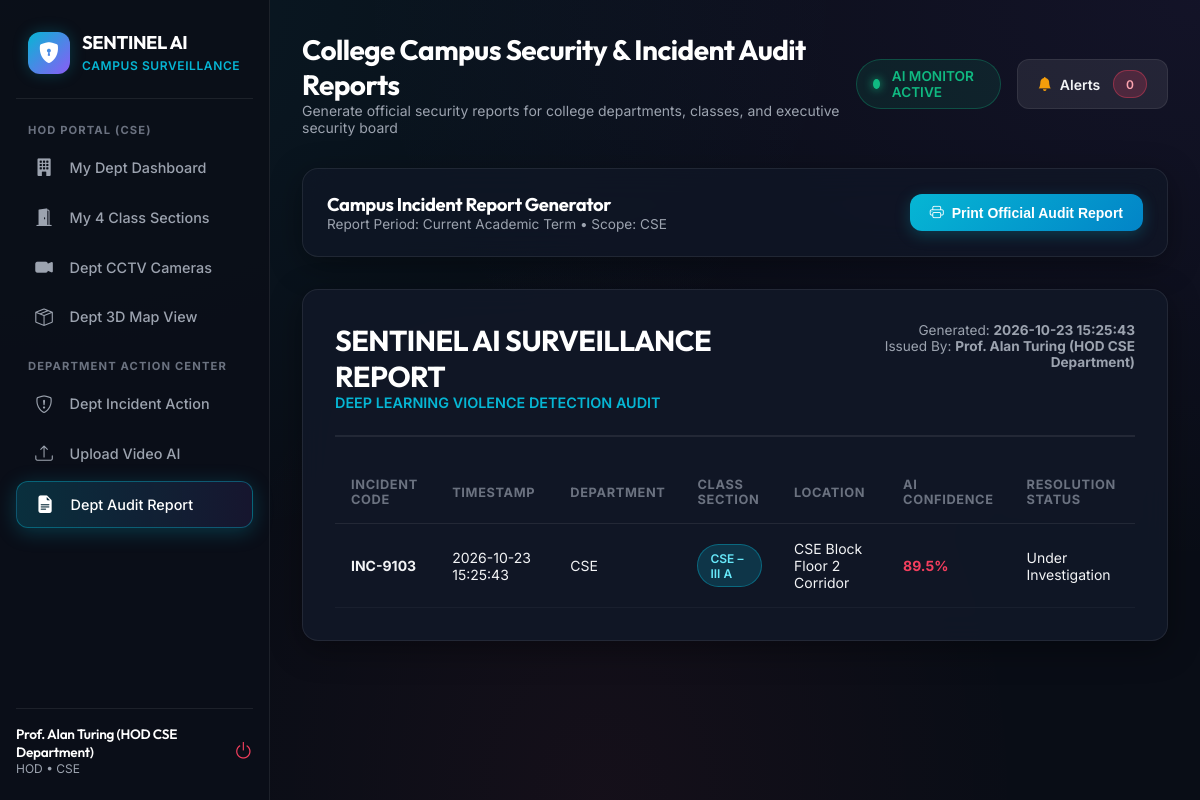
The app's page /reports (signed in) with its own data.
### tables this page shows
CREATE TABLE incidents (
        id INTEGER PRIMARY KEY AUTOINCREMENT,
        incident_code TEXT UNIQUE NOT NULL,
        timestamp TEXT NOT NULL,
        camera_id TEXT NOT NULL,
        department TEXT NOT NULL,
        class_section TEXT NOT NULL,
        location TEXT NOT NULL,
        confidence_score REAL NOT NULL,
        evidence_image TEXT NOT NULL,
        status TEXT NOT NULL DEFAULT 'Alert Active',
        acknowledged_by TEXT,
        notes TEXT
    );

### app.py (the view)
    def wrapper(*args, **kwargs):
        if 'user_id' not in session:
            return redirect(url_for('login'))
        return f(*args, **kwargs)

### app.py (called while the page is built)
def hod_required(f):
    def wrapper(*args, **kwargs):
        if 'user_id' not in session:
            return redirect(url_for('login'))
        return f(*args, **kwargs)
    wrapper.__name__ = f.__name__
    return wrapper

@app.route('/reports')
@hod_required
def reports():
    conn = get_db_connection()
    role = session.get('role')
    user_dept = session.get('department')
    if role == 'admin':
        incidents = conn.execute("SELECT * FROM incidents ORDER BY timestamp DESC").fetchall()
    else:
        incidents = conn.execute("SELECT * FROM incidents WHERE department = ? ORDER BY timestamp DESC", (user_dept,)).fetchall()
    conn.close()
    return render_template('reports.html', incidents=incidents)

### database.py (called while the page is built)
def get_db_connection():
    conn = sqlite3.connect(DB_PATH, timeout=30.0)
    conn.row_factory = sqlite3.Row
    return conn

### templates/reports.html (shortened to what this page needs)
{% extends 'base.html' %}
{% block page_title %}College Campus Security & Incident Audit Reports{% endblock %}
{% block page_subtitle %}Generate official security reports for college departments, classes, and executive security board{% endblock %}
{% block content %}
<div class="glass-panel" style="padding: 1.5rem; margin-bottom: 2rem; display: flex; justify-content: space-between; align-items: center; flex-wrap: wrap; gap: 1rem;">
    <div>
        <h3 style="font-size: 1.15rem; color: #fff;">Campus Incident Report Generator</h3>
        <p style="font-size: 0.85rem; color: var(--text-muted);">Report Period: Current Academic Term &bull; Scope: {{ session.get('department', 'College-Wide') }}</p>
    </div>
    <div>
        <button onclick="window.print()" class="btn btn-primary">
            <i class="bi bi-printer"></i> Print Official Audit Report
        </button>
    </div>
</div>
<div class="glass-panel" style="padding: 2rem; background: rgba(17, 24, 39, 0.9);">
    <div style="border-bottom: 2px solid var(--glass-border); padding-bottom: 1.5rem; margin-bottom: 1.5rem; display: flex; justify-content: space-between; align-items: flex-start;">
        <div>
            <h1 style="font-size: 1.8rem; color: #fff;">SENTINEL AI SURVEILLANCE REPORT</h1>
            <p style="color: var(--color-primary); font-weight: 600; font-size: 0.9rem;">DEEP LEARNING VIOLENCE DETECTION AUDIT</p>
        </div>
        <div style="text-align: right; font-size: 0.85rem; color: var(--text-muted);">
            <p>Generated: <strong>{{ incidents[0].timestamp if incidents else '2026-10-06' }}</strong></p>
            <p>Issued By: <strong>{{ session.get('full_name') }}</strong></p>
        </div>
    </div>
    <div class="table-responsive">
        <table class="custom-table">
            <thead>
                <tr>
                    <th>Incident Code</th>
                    <th>Timestamp</th>
                    <th>Department</th>
                    <th>Class Section</th>
                    <th>Location</th>
                    <th>AI Confidence</th>
                    <th>Resolution Status</th>
                </tr>
            </thead>
            <tbody>
                {% for inc in incidents %}
                <tr>
                    <td><strong>{{ inc.incident_code }}</strong></td>
                    <td>{{ inc.timestamp }}</td>
                    <td>{{ inc.department }}</td>
                    <td><span class="badge badge-info">{{ inc.class_section }}</span></td>
                    <td>{{ inc.location }}</td>
                    <td><strong style="color: var(--color-danger);">{{ inc.confidence_score }}%</strong></td>
                    <td>{{ inc.status }}</td>
                </tr>
                {% else %}
                <tr>
                    <td colspan="7" style="text-align: center; color: var(--text-muted); padding: 2rem;">No incidents recorded in audit log.</td>
                </tr>
                {% endfor %}
            </tbody>
        </table>
    </div>
</div>
{% endblock %}

### templates/base.html (shortened to what this page needs)
<!DOCTYPE html>
<html lang="en">
<head>
    <link rel="stylesheet" href="https://cdn.jsdelivr.net/npm/bootstrap-icons@1.11.1/font/bootstrap-icons.css">
    <link rel="stylesheet" href="{{ url_for('static', filename='css/style.css') }}">
</head>
<body>
    <div class="app-container">
        <aside class="sidebar">
            <div class="sidebar-brand">
                <div class="brand-icon">
                    <i class="bi bi-shield-lock-fill"></i>
                </div>
                <div class="brand-text">
                    <h3>SENTINEL AI</h3>
                    <span>CAMPUS SURVEILLANCE</span>
                </div>
            </div>
            <div class="nav-section">
                {% if session.get('role') == 'admin' %}
                <div class="nav-label">Main Admin Portal</div>
                <a href="{{ url_for('admin_dashboard') }}" class="nav-link {% if request.endpoint == 'admin_dashboard' %}active{% endif %}">
                    <i class="bi bi-speedometer2"></i> <span>Main Admin Hub</span>
                </a>
                <a href="{{ url_for('camera_management') }}" class="nav-link {% if request.endpoint == 'camera_management' %}active{% endif %}">
                    <i class="bi bi-gear-fill"></i> <span>Camera Manager</span>
                </a>
                <a href="{{ url_for('live_monitoring') }}" class="nav-link {% if request.endpoint == 'live_monitoring' %}active{% endif %}">
                    <i class="bi bi-camera-video-fill"></i> <span>College CCTV Grid</span>
                </a>
                <a href="{{ url_for('campus_3d_view') }}" class="nav-link {% if request.endpoint == 'campus_3d_view' %}active{% endif %}">
                    <i class="bi bi-box-seam"></i> <span>3D Campus Map</span>
                </a>
                <a href="{{ url_for('hod_dashboard') }}" class="nav-link {% if request.endpoint == 'hod_dashboard' %}active{% endif %}">
                    <i class="bi bi-building-fill"></i> <span>HOD Dept Inspector</span>
                </a>
                <div class="nav-label" style="margin-top: 1.25rem;">AI Diagnostics & Audits</div>
                <a href="{{ url_for('video_analysis') }}" class="nav-link {% if request.endpoint == 'video_analysis' %}active{% endif %}">
                    <i class="bi bi-cpu-fill"></i> <span>Video AI Analysis</span>
                </a>
                <a href="{{ url_for('incident_history') }}" class="nav-link {% if request.endpoint == 'incident_history' %}active{% endif %}">
                    <i class="bi bi-exclamation-triangle-fill"></i> <span>College Incident Logs</span>
                </a>
                <a href="{{ url_for('model_performance') }}" class="nav-link {% if request.endpoint == 'model_performance' %}active{% endif %}">
                    <i class="bi bi-graph-up-arrow"></i> <span>CNN-LSTM Metrics</span>
                </a>
                <a href="{{ url_for('reports') }}" class="nav-link {% if request.endpoint == 'reports' %}active{% endif %}">
                    <i class="bi bi-file-earmark-bar-graph-fill"></i> <span>Security Audit Reports</span>
                </a>
                {% else %}
                <div class="nav-label">HOD Portal ({{ session.get('department') }})</div>
                <a href="{{ url_for('hod_dashboard') }}" class="nav-link {% if request.endpoint == 'hod_dashboard' %}active{% endif %}">
                    <i class="bi bi-building-fill"></i> <span>My Dept Dashboard</span>
                </a>
                <a href="{{ url_for('hod_dashboard') }}#assignedSections" class="nav-link">
                    <i class="bi bi-door-open-fill"></i> <span>My 4 Class Sections</span>
                </a>
                <a href="{{ url_for('live_monitoring') }}" class="nav-link {% if request.endpoint == 'live_monitoring' %}active{% endif %}">
                    <i class="bi bi-camera-video-fill"></i> <span>Dept CCTV Cameras</span>
                </a>
                <a href="{{ url_for('campus_3d_view') }}" class="nav-link {% if request.endpoint == 'campus_3d_view' %}active{% endif %}">
                    <i class="bi bi-box-seam"></i> <span>Dept 3D Map View</span>
                </a>
                <div class="nav-label" style="margin-top: 1.25rem;">Department Action Center</div>
                <a href="{{ url_for('incident_history') }}" class="nav-link {% if request.endpoint == 'incident_history' %}active{% endif %}">
                    <i class="bi bi-shield-exclamation"></i> <span>Dept Incident Action</span>
                </a>
                <a href="{{ url_for('video_analysis') }}" class="nav-link {% if request.endpoint == 'video_analysis' %}active{% endif %}">
                    <i class="bi bi-upload"></i> <span>Upload Video AI</span>
                </a>
                <a href="{{ url_for('reports') }}" class="nav-link {% if request.endpoint == 'reports' %}active{% endif %}">
                    <i class="bi bi-file-earmark-text-fill"></i> <span>Dept Audit Report</span>
                </a>
                {% endif %}
            </div>
            <div class="sidebar-user">
                <div class="user-info">
                    <h4>{{ session.get('full_name', 'Authorized User') }}</h4>
                    <p>{{ session.get('role', 'User') | upper }} &bull; {{ session.get('department', 'College') }}</p>
                </div>
                <a href="{{ url_for('logout') }}" title="Secure Logout" style="color: var(--color-danger); font-size: 1.2rem;">
                    <i class="bi bi-power"></i>
                </a>
            </div>
        </aside>
        <main class="main-content">
            <header class="topbar">
                <div class="page-title">
                    <h2>{% block page_title %}Dashboard{% endblock %}</h2>
                    <p>{% block page_subtitle %}SENTINEL AI - Deep Learning CNN-LSTM Campus Surveillance Network{% endblock %}</p>
                </div>
                <div style="display: flex; align-items: center; gap: 1rem;">
                    <div class="live-ticker">
                        <span class="pulse-dot"></span>
                        AI MONITOR ACTIVE
                    </div>
                    <a href="{{ url_for('incident_history') }}" class="btn btn-secondary" style="position: relative;">
                        <i class="bi bi-bell-fill" style="color: var(--color-warning);"></i> Alerts
                        <span id="activeAlertsCount" class="badge badge-danger" style="margin-left: 0.3rem;">0</span>
                    </a>
                </div>
            </header>
            {% block content %}{% endblock %}
        </main>
    </div>
</body>
</html>

### records on screen
incidents: get "CSE", timestamp "2026-10-23 15:25:43", incident_code "INC-9103", department "CSE", class_section "CSE – III A", location "CSE Block Floor 2 Corridor", confidence_score "89.5", status "Under Investigation"

### other values on screen
{{ session.get('full_name', 'Authorized User') }} "Prof. Alan Turing (HOD CSE Department)"
{{ session.get('role', 'User') | upper }} "HOD"
{{ session.get('full_name') }} "Prof. Alan Turing (HOD CSE Department)"
